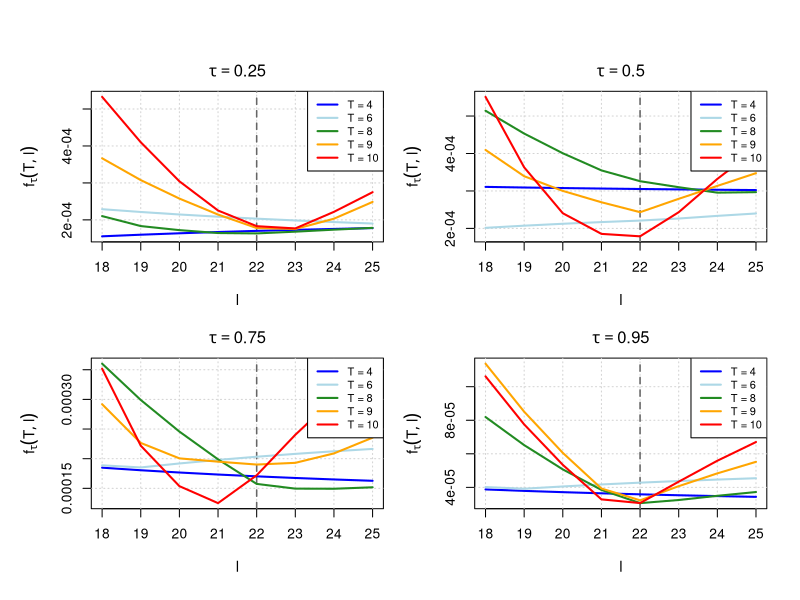

Here is the R script that generated this plot:
# ---------------------------------------------------------------------------
# Figure 2 — Quantile-Based Peak Estimation with Asymmetric Laplace Noise
# Author: Said Maanan
# ---------------------------------------------------------------------------

# ----------------- Asymmetric Laplace Sampler --------------------------

# Standard asymmetric Laplace distribution aligned with the tau-quantile.
#
# Density:
#
#   f_tau,b(x) = tau(1-tau)/b * exp(-rho_tau(x)/b)
#
# with
#
#   rho_tau(x) = x * (tau - I{x < 0})
#
# The sampler is centered at the tau-quantile, which is zero.

rasymmetric_laplace <- function(n, tau, b) {
  u <- runif(n)

  sgn <- ifelse(u < tau, -1, 1)

  abs_x <- ifelse(
    sgn == -1,
    rexp(n, rate = (1 - tau) / b),
    rexp(n, rate = tau / b)
  )

  sgn * abs_x
}


# ----------------- Quantile Loss and Estimation --------------------------

quantile_loss <- function(u, tau) {
  u * (tau - (u < 0))
}


med_weighted_tau <- function(I, l, s, tau) {

  T <- length(I)

  x <- I * exp(((1:T) - l)^2 / s^2)
  w <- exp(-((1:T) - l)^2 / s^2)

  o <- order(x)

  k <- min(which(cumsum(w[o]) >= tau * sum(w)))

  x[o][k]
}


compute_a <- function(I, l, s, tau) {
  med_weighted_tau(I, l, s, tau)
}


objective_function <- function(I, a, l, s, tau) {

  t <- seq_along(I)

  fitted <- a * exp(-((t - l)^2) / s^2)

  mean(quantile_loss(I - fitted, tau))
}


search_best_s <- function(I, l, tau) {

  optimize(
    function(s)
      objective_function(
        I,
        compute_a(I, l, s, tau),
        l,
        s,
        tau
      ),
    interval = c(1, 20),
    tol = 1e-4
  )$minimum
}


# ----------------- Simulation Wrapper --------------------------

simulate_asymmetric_laplace_objective <- function(
    T, A, L, S, tau, snr, seed = NULL) {

  if (!is.null(seed))
    set.seed(seed)

  # True Gaussian peak signal
  signal <- A * exp(-((1:T) - L)^2 / S^2)

  # ----------------------------------------------------------------
  # Variance calibration
  #
  # For the tau-aligned asymmetric Laplace distribution,
  #
  # Var(e) =
  #   b^2 * [tau^2 + (1-tau)^2]
  #       / [tau^2 (1-tau)^2].
  #
  # We impose:
  #
  #   Var(e) = (A / SNR)^2.
  # ----------------------------------------------------------------

  vtarget <- (A / snr)^2

  b <- sqrt(
    vtarget *
      tau^2 * (1 - tau)^2 /
      (tau^2 + (1 - tau)^2)
  )

  # Equivalent expression:
  #
  # b <- (A / snr) *
  #      tau * (1 - tau) /
  #      sqrt(tau^2 + (1 - tau)^2)

  # Generate asymmetric Laplace noise
  noise <- rasymmetric_laplace(T, tau, b)

  # Observed signal
  I <- signal + noise

  # Candidate peak locations
  l_grid <- 18:25

  data.frame(
    l = l_grid,
    loss = sapply(l_grid, function(l) {

      s <- search_best_s(I, l, tau)

      a <- compute_a(I, l, s, tau)

      objective_function(
        I,
        a,
        l,
        s,
        tau
      )
    }),

    T = T,
    tau = tau
  )
}

# ----------------- Plotting Function --------------------------

plot_asymmetric_all_tau_T <- function(results_all, L_true) {
  
  Ts <- sort(unique(results_all$T))
  taus <- sort(unique(results_all$tau))
  
  # Grayscale colors from light to dark
  # colors <- c(
  #   "gray90",
  #   "gray70",
  #   "gray50",
  #   "gray30",
  #   "black"
  # )
  
  colors <- c(
    "blue",
    "lightblue",
    "forestgreen",
    "orange",
    "red"
  )
  
  pdf(
    file = "figure2_asymmetric_laplace_all_tau_T.pdf",
    width = 8,
    height = 6
  )
  
  # old_par <- par(
  #   mfrow = c(1, 4),
  #   mar = c(4.5, 4.5, 2.5, 1),
  #   oma = c(1, 1, 3, 1)
  # )
  
  old_par <- par(
    mfrow = c(2, 2),
    mar = c(4.5, 4.5, 2.5, 1),
    oma = c(1, 1, 3, 1)
  )
  
  on.exit({
    par(old_par)
    dev.off()
  })
  
  for (tau_val in taus) {
    
    df_tau <- subset(
      results_all,
      tau == tau_val
    )
    
    x_range <- range(df_tau$l)
    y_range <- range(df_tau$loss)
    
    plot(
      NA,
      xlim = x_range,
      ylim = y_range,
      xlab = expression(l),
      ylab = expression(f[tau](T,l)),
      main = bquote(tau == .(tau_val)),
      cex.lab = 1.1,
      cex.main = 1.2
    )
    
    # Grid
    grid()
    
    # True peak location
    abline(
      v = L_true,
      col = "gray40",
      lty = 2,
      lwd = 1.5
    )
    
    # Plot one curve for each T
    for (k in seq_along(Ts)) {
      
      T_val <- Ts[k]
      
      df_T <- subset(
        df_tau,
        T == T_val
      )
      
      lines(
        df_T$l,
        df_T$loss,
        col = colors[k],
        lwd = 2
      )
    }
    
    # Legend in the first panel only
    # if (tau_val == taus[1]) {
      
      legend(
        "topright",
        legend = paste("T =", Ts),
        col = colors,
        lwd = 2,
        cex = 0.8,
        bty = "o",
        bg = "white"
      )
    # }
  }
}


# ----------------- Main Execution --------------------------

A_true <- 1
L_true <- 22
S_true <- 10

snr <- 1000

seed <- 280

T_vals <- c(4, 6, 8, 9, 10)

tau_vals <- c(0.25, 0.5, 0.75, 0.95)


# One simulation for each (tau, T) pair
results_all <- do.call(
  rbind,
  lapply(tau_vals, function(tau_val) {

    do.call(
      rbind,
      lapply(T_vals, function(T) {

        simulate_asymmetric_laplace_objective(
          T = T,
          A = A_true,
          L = L_true,
          S = S_true,
          tau = tau_val,
          snr = snr,
          seed = seed
        )

      })
    )
  })
)

# Generate Figure 2
plot_asymmetric_all_tau_T(
  results_all,
  L_true
)


cat(
  "Figure 2 (asymmetric Laplace) saved to ",
  "figure2_asymmetric_laplace_all_tau_T.pdf\n",
  sep = ""
)
